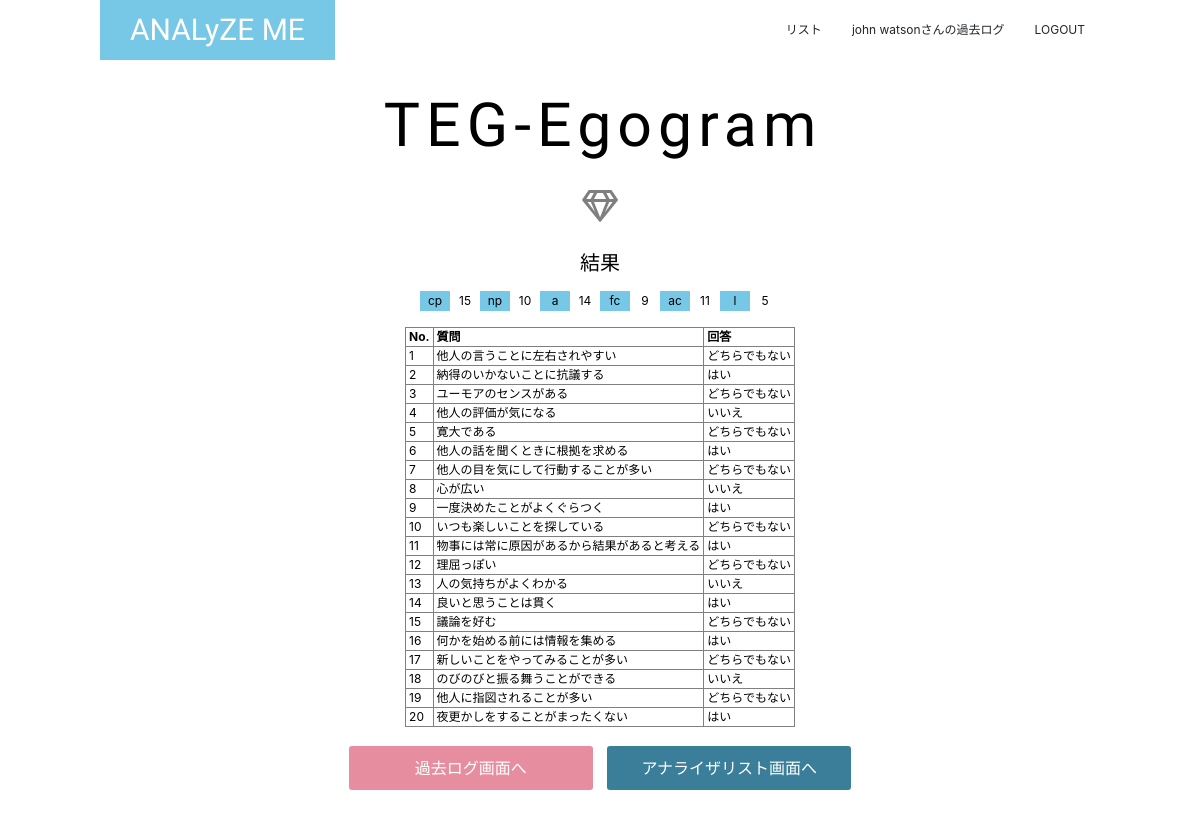
The page /result/teg/No1/ (signed in) on the database its author committed.
### analyze_me/models/user.py (models this page shows, shortened)
class User(UserMixin, db.Model):
    __tablename__ = 'user'
    id = db.Column(db.Integer, primary_key=True)
    user_id = db.Column(db.String(50), unique=True)
    name = db.Column(db.String(30))
    password = db.Column(db.String(20), unique=True)
    created_at = db.Column(db.DateTime)
    fu_results = relationship('FU_results')
    eq_results = relationship('EQ_results')
    ces_results = relationship('CES_results')
    pom_results = relationship('POM_results')
    teg_results = relationship('TEG_results')

### analyze_me/models/results.py (models this page shows, shortened)
class TEG_results(db.Model):
    __tablename__ = 'teg_results'
    id = db.Column(db.Integer, primary_key=True, nullable=False)
    answers = db.Column(db.PickleType, nullable=True)
    a_sum = db.Column(db.PickleType, nullable=True)
    created_at = db.Column(db.DateTime)
    user_id = db.Column(db.Integer, db.ForeignKey('user.id', onupdate='CASCADE', ondelete='CASCADE'), nullable=False)

### analyze_me/views/views.py (the view)
@views.route('/result/<ex_id>/No<result_id>/', methods=['GET'])
@login_required
def result(ex_id, result_id):
    ana = analyzer_service.setting_analyzer(ex_id)
    result = views_service.find_one(ex_id, result_id)
    if ex_id == 'pom' or ex_id == 'teg':
        return render_template('logs/result_graph.html', \
                               ex_id=ex_id, ana=ana, result=result)
    else:
        return render_template('logs/result.html', \
                                ex_id=ex_id, ana=ana, result=result)

### analyze_me/__init__.py (called while the page is built)
@login_manager.user_loader
def load_user(user_id):
    return User.query.get(int(user_id))

### analyze_me/services/analyzer_service.py (called while the page is built)
def setting_analyzer(ex_id):
    if not ex_id:
        raise Exception
    elif ex_id == "fu":
        return FU()
    elif ex_id == "eq":
        return EQ()
    elif ex_id == 'ces':
        return CES_D()
    elif ex_id == 'pom':
        return POMS()
    elif ex_id == 'teg':
        return TEG()
    print("EX_ID:{}".format(ex_id))

### analyze_me/services/views_service.py (called while the page is built)
def find_one(ex_id, result_id):
    if not result_id:
        raise Exception
    elif ex_id == "fu":
        return FU_results.query.filter_by(id=result_id).first()
    elif ex_id == "eq":
        return EQ_results.query.filter_by(id=result_id).first()
    elif ex_id == "ces":
        return CES_results.query.filter_by(id=result_id).first()
    elif ex_id == "pom":
        return POM_results.query.filter_by(id=result_id).first()
    elif ex_id == "teg":
        return TEG_results.query.filter_by(id=result_id).first()

### analyze_me/templates/logs/result_graph.html
{% extends "layout.html" %}
{% block body %}
<section class="resB">
    <div class="con">
        <h2>{{ ana.name }}</h2>
        <p class="symbol"><span class="far fa-gem"></span></p>
        <h5>結果</h5>
        <table class="tabA">
            <tr>
                {% for f in range(0, result.a_sum|length) %}
                    <td class="tdA">{{ ana.fac[f] }}</td>
                    <td>{{ result.a_sum[f] }}</td>
                {% endfor %}
            </tr>
        </table>
        <div class="tbl">
        <table class="tabB" border="1">
            <tr class="ttl">
                <th>No.</th>
                <th>質問</th>
                <th>回答</th>
            </tr>
            {% for que in range(0, ana.queries|length) %}
            <tr class>
                <td>{{ que+1 }}</td>
                <td>{{ ana.queries[que] }}</td>
                <td>{{ result.answers[que] }}</td>
            </tr>
            {% endfor %}
        </table>
        </div>
        <a href="{{ url_for('views.show_logs') }}">過去ログ画面へ</a>
        <a href="{{ url_for('analyzes.analyzer_list') }}" class="list-btn">アナライザリスト画面へ</a>
    </div>
</section>
{% endblock %}

### analyze_me/templates/layout.html (shortened to what this page needs)
<!DOCTYPE html>
<html lang="ja">
<head>
    {% block head %}
    <link rel="stylesheet" href="{{ url_for('static', filename='style.css')}}">
    <link rel="stylesheet" href="https://stackpath.bootstrapcdn.com/bootstrap/4.5.0/css/bootstrap.min.css">
    <link rel="stylesheet" href="https://use.fontawesome.com/releases/v5.15.1/css/all.css">
    {% endblock %}
</head>
<body>
<div>
    <header>
        <nav class="conH">
            <div class="conH-small">
                <a class="headA" href="{{ url_for('views.index') }}">ANALyZE ME</a>
            </div>
            <div class="headB">
                <ul>
                    <li>
                        <a href="{{ url_for('analyzes.analyzer_list') }}">リスト</a>
                    </li>
                    {% if not current_user.is_authenticated %}
                    <li>
                        <a href="{{ url_for('auth.login') }}">LOGIN</a>
                    </li>
                    {% else %}
                    <li>
                        <a href="{{ url_for('views.show_logs') }}"><span>{{ current_user.name }}さんの</span>過去ログ</a>
                    </li>
                    <li>
                        <a href="{{ url_for('auth.logout') }}">LOGOUT</a>
                    </li>
                    {% endif %}
                </ul>
            </div>
        </nav>
    </header>
    {% block body %}{% endblock %}
</div>
</body>
</html>

### analyze_me/static/style.css (style rules this page uses)
:root { --main-color: #77C7E6; --accent-color: #E68E9F; --dark-color: #3A7E99; --opposite-color: #9AE665; --text-bright-color: #fff; --text-dark-color: #000; --gray-color: #ddd; --large-width: 1000px; --middle-width: 900px; }
@media (min-width: 800px) { :root { font-size: 16px; } }
body { margin: 0; font-family: 'メイリオ', 'Hiragino Kaku Gothic Pro', 'sans-serif'; }
.resB { display: flex; align-items: start; justify-content: center; height: 100vh; min-height: 450px; width: 100vw; min-width: 400px; color: #000; color: var(--text-dark-color); text-align: center; margin-left: auto; margin-right: auto; }
.resB .con { margin-top: 60px; max-width: 900px; max-width: var(--middle-width); margin-left: auto; margin-right: auto; padding: 0 15px; }
.resB h2 { margin: 30px 0 0; font-family: 'Big Shoulders Stencil Display', cursive; font-size: 3.8rem; letter-spacing: 0.1em; margin-left: 0.1em; }
.resB h5 { margin: 0 0 1rem; font-size: 1.25rem; }
.resB .symbol { margin: 1.25rem; padding: 0; border: none; outline: none; background: none; font-size: 2rem; opacity: 0.5; }
.resB p { margin: 0 0 30px; }
.resB .tabA { margin: 0 auto 1rem auto; font-size: 12px; }
.resB .tabA .tdA { background-color: #77C7E6; background-color: var(--main-color); }
.resB .tabA td { width: 30px; }
.resB .tbl { overflow-y: scroll; height: 25rem; margin-bottom: 1rem; }
.resB .tabB { margin: 0 auto 1rem auto; font-size: 12px; text-align: left; }
.resB .tabB .ttl { position: sticky; }
.resB .tabB th, .resB .tabB td { padding: 0 3px; }
.resB table tr { margin: 1px 1px; }
.resB a { display: inline-block; padding: 10px; margin: 0 2px 0.5rem 2px; width: 250px; border: solid 3px currentColor; border-radius: 6px; background-color: #E68E9F; background-color: var(--accent-color); color: #fff; color: var(--text-bright-color); text-decoration: none; }
.resB .list-btn { background-color: #3A7E99; background-color: var(--dark-color); }
header { position: absolute; top: 0; left: 0; z-index: 100; width: 100%; background-color: rgba(255,255,255,0.5); }
.headA { display: inline-block; line-height: 60px; padding-left: 30px; padding-right: 30px; background-color: #77C7E6; background-color: var(--main-color); color: #fff; color: var(--text-bright-color); font-family: 'Big Shoulders Stencil Display', cursive; font-size: 30px; text-decoration: none; }
.headB ul { margin: 0; padding: 0; list-style: none; }
.headB a { display: block; padding: 15px; color: inherit; font-size: 12px; text-decoration: none; }
@media (min-width: 768px) { header .conH { display: flex; align-items: center; justify-content: space-between; max-width: 1000px; max-width: var(--large-width); margin-left: auto; margin-right: auto; } }
@media (min-width: 768px) { .headB ul { display: flex; } }
@media (min-width: 768px) { .headB { display: block !important; } }

### rows shown on the page
User: name "john watson"
TEG_results: a_sum "15" "10" "14" "9" "11" "5", answers "どちらでもない" "はい" "どちらでもない" "いいえ" "どちらでもない" "はい" "どちらでもない" "いいえ" "はい" "どちらでもない" "はい" "どちらでもない" "いいえ" "はい" "どちらでもない" "はい" "どちらでもない" "いいえ" "どちらでもない" "はい"

### other values the page prints
{{ ana.name }} "TEG-Egogram"
{{ ana.fac[f] }} "cp" "np" "a" "fc" "ac" "l"
{{ que+1 }} "1" "2" "3" "4" "5" "6" "7" "8" "9" "10" "11" "12" "13" "14" "15" "16" "17" "18" "19" "20"
{{ ana.queries[que] }} "他人の言うことに左右されやすい" "納得のいかないことに抗議する" "ユーモアのセンスがある" "他人の評価が気になる" "寛大である" "他人の話を聞くときに根拠を求める" "他人の目を気にして行動することが多い" "心が広い" "一度決めたことがよくぐらつく" "いつも楽しいことを探している" "物事には常に原因があるから結果があると考える" "理屈っぽい" "人の気持ちがよくわかる" "良いと思うことは貫く" "議論を好む" "何かを始める前には情報を集める" "新しいことをやってみることが多い" "のびのびと振る舞うことができる" "他人に指図されることが多い" "夜更かしをすることがまったくない"
